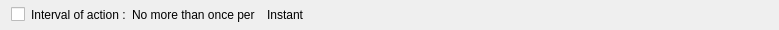
<?xml version="1.0" encoding="UTF-8"?>
<ui version="4.0">
 <class>AggregationWidget</class>
 <widget class="QWidget" name="AggregationWidget">
  <property name="geometry">
   <rect>
    <x>0</x>
    <y>0</y>
    <width>779</width>
    <height>30</height>
   </rect>
  </property>
  <property name="minimumSize">
   <size>
    <width>0</width>
    <height>30</height>
   </size>
  </property>
  <property name="windowTitle">
   <string/>
  </property>
  <layout class="QHBoxLayout" name="horizontalLayout_2">
   <property name="topMargin">
    <number>0</number>
   </property>
   <property name="bottomMargin">
    <number>0</number>
   </property>
   <item>
    <widget class="QCheckBox" name="enabledCheckBox">
     <property name="toolTip">
      <string>Check to set aggregation period</string>
     </property>
     <property name="text">
      <string/>
     </property>
    </widget>
   </item>
   <item>
    <widget class="QLabel" name="longLabel">
     <property name="text">
      <string>Interval of action :</string>
     </property>
    </widget>
   </item>
   <item>
     <widget class="QLabel" name="everyLabel">
       <property name="text">
         <string>No more than once per</string>
       </property>
     </widget>
   </item>
   <item>
     <widget class="nx::vms::client::desktop::TimeDurationWidget" name="periodWidget" native="true">
     </widget>
   </item>
   <item>
    <widget class="QLabel" name="instantLabel">
     <property name="text">
      <string>Instant</string>
     </property>
    </widget>
   </item>
   <item>
    <spacer name="horizontalSpacer">
     <property name="orientation">
      <enum>Qt::Horizontal</enum>
     </property>
     <property name="sizeHint" stdset="0">
      <size>
       <width>91</width>
       <height>17</height>
      </size>
     </property>
    </spacer>
   </item>
  </layout>
 </widget>
  <customwidgets>
    <customwidget>
      <class>nx::vms::client::desktop::TimeDurationWidget</class>
      <extends>QWidget</extends>
      <header location="global">ui/widgets/business/time_duration_widget.h</header>
      <container>1</container>
    </customwidget>
  </customwidgets>
 <resources/>
 <connections/>
</ui>
